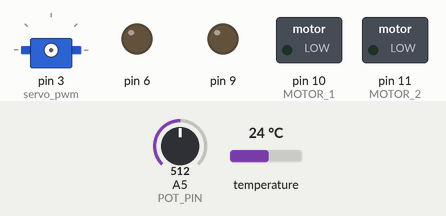
Recording of a sketch running on a simulated Arduino Uno, built with avr-gcc and run on an emulated ATmega328P. Shown: servo, switched loads named in the sketch (green lamp = pin HIGH), output pins drawn as LEDs (lit = HIGH). The inputs (shaded band) are chosen by the test bench; at power-on: A5 (POT_PIN) = 512, temperature 24 °C. What the sketch prints to the serial monitor is not drawn.

Above: at 0.1 s.
At 0.8 s:
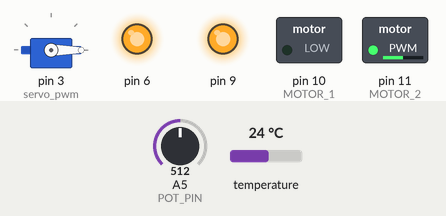
At 10.8 s:
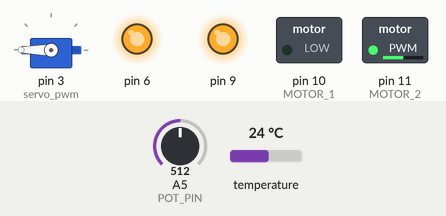
Timing chart, 0 to 13.3 s (numbered marks = the images above):
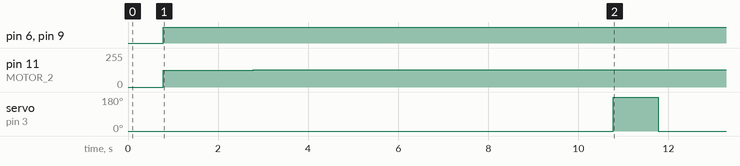

Measured:
- by itself, pin 6, pin 9: LOW → HIGH at 0.78 s
- by itself, pin 11 (MOTOR_2): 0/255 → 127/255 at 0.78 s, → 128/255 2.0 s later
- by itself, servo on pin 3 (servo_pwm): 0° → 180° at 10.8 s, → 0° 1.0 s later

The sketch:

braking_datalogging_22-23_car_code.ino
```cpp
// McMaster Chem-E Car Team
// Datalogging Code - 22/23 Car (Lightning MACQueen)

/*
Some datalogging code for the Braking sub-team to run on the previous year's car.
Uses the new Kalman filtering algorithm to reduce noise in data implemented on the
newer car alongside several other features, but adapted to run on the Arduino UNO
from last year. It uses the old car as a stationary platform so that they can
complete their testing of the reaction temporarily while the Mechanical sub-team
continues to work on getting this year's car chassis fabricated. The code is taken
piece-meal from the current code, but adapted to work with the UNO and an L298N
motor driver for the stirring mechanism. It also uses a micro-servo for the reactant
dumping mechanism, 8 AA batteries to provide a 12 V power source to the L298N and
for the stirring motor, a potentiometer to vary the stirring speed, and a DS18B20
temperature sensor. All data is output via serial to Excel Data Streamer.
*/

#include <OneWire.h>
#include <DallasTemperature.h>
#include <Servo.h>

#define ONE_WIRE_BUS 2 // Pin for the DS18B20 data line

#define POT_PIN A5  // Pin for potentiometer to var stir speed
#define MOTOR_1 10  // Motor driver PWM pin 1
#define MOTOR_2 11  // Motor driver PWM pin 2
#define servo_pwm 3 // Servo motor PWM pin

Servo servo; // Create servo object

OneWire oneWire(ONE_WIRE_BUS);       // create a OneWire instance to communicate with the sensor
DallasTemperature sensors(&oneWire); // pass oneWire reference to Dallas Temperature sensor

// variables to store temperature
double temperatureC; // Current temperature
double initTemp;     // Initial temperature for differential calculation

// KALMAN FILTER variables
double x_temp; // Filtered temperature
double p_temp; // Initial error covariance

// Process noise and measurement noise
double q_temp; // Process noise covariance
double r_temp; // Measurement noise covariance

bool run = false; // Check if the code has run before or only started

// Potentiometer variables to control speed.
unsigned long pot_pos;
unsigned int speed;

/*
Description: Subroutine to dump the contents of the dumping mechanism using the servo.
Inputs:      void
Outputs:     void
Parameters:  void
Returns:     void
*/
void servo_dump() // Dump contents of bowl into braking vessel with servo
{
  servo.write(180); // Rotate to 180 deg position without delay
  delay(1000);      // Wait 1 s
  servo.write(0);   // Return to default position
}

/*
Description: Subroutine to implement Kalman filtering on temperature sensor data.
Inputs:      void
Outputs:     (double)x_temp, (double)p_temp
Parameters:  (double)x_k, (double)p_k, (double)q, (double)r, (double)input
Returns:     void
*/
void kalman_filter(double x_k, double p_k, double q, double r, double input) // Kalman filtering algorithm
{
  // Kalman filter prediction
  double x_k_minus = x_k;     // Predicted next state estimate
  double p_k_minus = p_k + q; // Predicted error covariance for the next state

  // Kalman filter update

  /* Kalman gain: Calculated based on the predicted error covariance
  and the measurement noise covariance, used to update the
  state estimate (x_k) and error covariance (p_k). */
  double k = p_k_minus / (p_k_minus + r); // Kalman gain

  // Comparison with actual sensor reading
  x_k = x_k_minus + k * (input - x_k_minus); // Updated state estimate
  p_k = (1 - k) * p_k_minus;                 // Updated error covariance

  // Output results and update global variables
  x_temp = x_k;
  p_temp = p_k;
}

/*
Description: Arduino setup subroutine.
Inputs:      void
Outputs:     void
Parameters:  void
Returns:     void
*/
void setup()
{
  Serial.begin(9600); // Start serial communication (adjust baud rate as needed)

  sensors.begin();                       // Initialize the DS18B20 sensor
  sensors.requestTemperatures();         // Request temperature from all devices on the bus
  initTemp = sensors.getTempCByIndex(0); // Get temperature in Celsius

  // Initialize Kalman filter parameters
  x_temp = initTemp; // Initial state estimate
  p_temp = 0.1;      // Initial error covariance
  q_temp = 0.01;     // Process noise covariance
  r_temp = 0.5;      // Measurement noise covariance

  // Set stirring motor PWM and potentiometer pin modes
  pinMode(MOTOR_1, OUTPUT);
  pinMode(MOTOR_2, OUTPUT);
  pinMode(POT_PIN, INPUT);

  // Set pin modes for ENA and ENB pins that are tied to L298N motor driver (see datasheet for use)
  pinMode(6, OUTPUT);
  pinMode(9, OUTPUT);

  // Initialize servo to default position
  servo.attach(servo_pwm);
  servo.write(0);
}

/*
Description: Arduino loop subroutine.
Inputs:      void
Outputs:     void
Parameters:  void
Returns:     void
*/
void loop()
{
  // Run ENA and ENB at max
  analogWrite(6, 255); // ENA pin
  analogWrite(9, 255); // ENB pin

  // Set motor pin 1 to low
  digitalWrite(MOTOR_1, LOW);

  // Get potentiometer input as 8-bit value
  pot_pos = analogRead(POT_PIN);
  speed = pot_pos / 4;

  if (!run) // Runs if the code hasn't run yet, not placed in setup due to issues when running it there
  {
    analogWrite(MOTOR_2, 127);   // Set stirring motor to 50% speed on startup to prevent stall
    delay(2000);                 // Delay to let the motor spin up
    analogWrite(MOTOR_2, speed); // Set motor to spin according to potentiometer
    delay(8000);                 // Delay to change speed & for user to get set up in Excel for datalogging
    servo_dump();                // Dump reactants into vessel
    run = true;                  // Set run true to prevent this block from running again & to signify the program has initialized
  }
  else
  {
    analogWrite(MOTOR_2, speed); // Set motor to spin according to potentiometer
  }

  sensors.requestTemperatures();             // Request temperature from all devices on the bus
  temperatureC = sensors.getTempCByIndex(0); // Get temperature in Celsius

  // Update kalman filters
  kalman_filter(x_temp, p_temp, q_temp, r_temp, temperatureC);

  // Output all necessary data for datalogging in CSV format for Excel Data Streamer
  Serial.print(millis());
  Serial.print(",");
  Serial.print(temperatureC);
  Serial.print(",");
  Serial.print(x_temp);
  Serial.print(",");
  Serial.println(speed);
}
```
